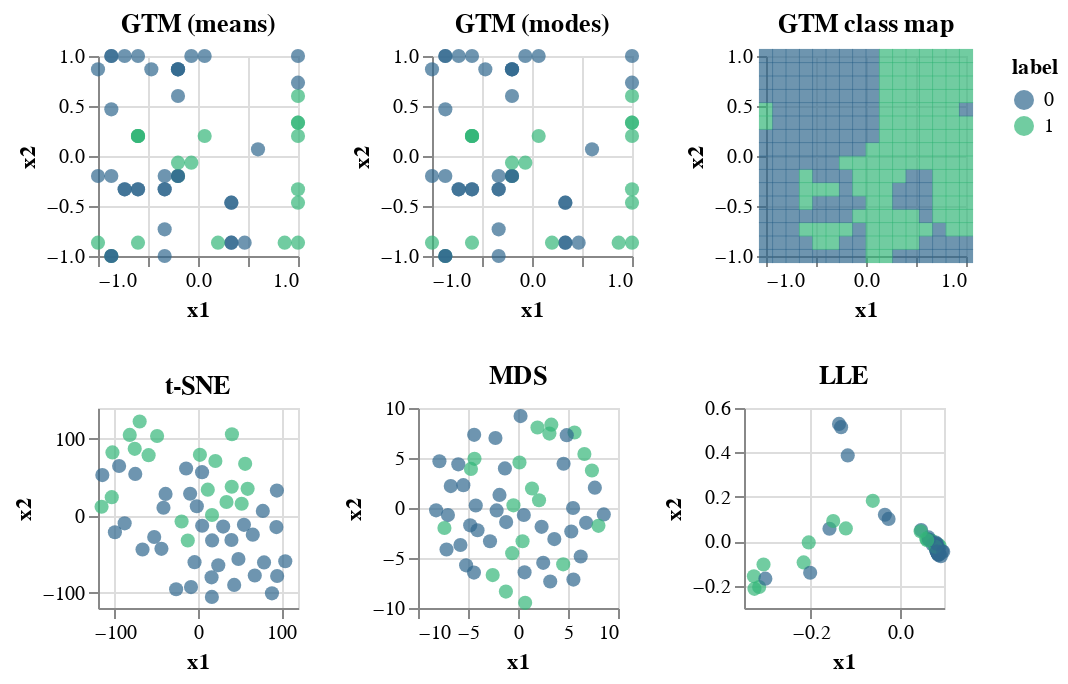

The notebook cell this image was saved under:
### Markdown cell above
##### Plot maps hand-written digits

### Code cell
man = manifold.TSNE(n_components=2, init='pca', random_state=0)
tsne = man.fit_transform(X_train)
man = manifold.MDS(max_iter=100, n_init=1, random_state=0)
mds = man.fit_transform(X_train)
man = manifold.LocallyLinearEmbedding(n_neighbors=20, n_components=2,
                                      eigen_solver='auto',
                                      method="standard",
                                      random_state=0)
lle = man.fit_transform(X_train)

# Construct GTM
gtm = eGTM().fit(X_train)
gtm_means = gtm.transform(X_train,model="means")
gtm_modes = gtm.transform(X_train,model="modes")

dgtm_modes = pd.DataFrame(gtm_modes, columns=["x1", "x2"])
dgtm_modes["label"] = y_train

gtm_modes = alt.Chart(dgtm_modes).mark_circle().encode(
    x='x1',
    y='x2',
    color=alt.Color('label:N',
                    scale=alt.Scale(scheme='viridis')),
    size=alt.value(50),
    tooltip=['x1','x2','label:N']
).properties(title = "GTM (modes)", width = 100, height = 100)

dgtm_means = pd.DataFrame(gtm_means, columns=["x1", "x2"])
dgtm_means["label"] = y_train

gtm_means = alt.Chart(dgtm_means).mark_circle().encode(
    x='x1',
    y='x2',
    color=alt.Color('label:N',
                    scale=alt.Scale(scheme='viridis')),
    size=alt.value(50),
    tooltip=['x1','x2','label:N']
).properties(title = "GTM (means)", width = 100, height = 100)

#Construct activity landscape
dfclassmap = pd.DataFrame(gtm_best.optimizedModel.matX, columns=["x1", "x2"])
dfclassmap["label"] = gtm_best.node_label

# Classification map
gtc = alt.Chart(dfclassmap).mark_square().encode(
    x='x1',
    y='x2',
    color=alt.Color('label:N',
                    scale=alt.Scale(scheme='viridis')),
    size=alt.value(50),
    tooltip=['x1','x2', 'label:N'],
    #opacity='density'
).properties(title = "GTM class map",width = 100, height = 100)

dtsne = pd.DataFrame(tsne, columns=["x1", "x2"])
dmds = pd.DataFrame(mds, columns=["x1", "x2"])
dlle = pd.DataFrame(lle, columns=["x1", "x2"])
dtsne["label"] = y_train
dmds["label"] = y_train
dlle["label"] = y_train

tsne = alt.Chart(dtsne).mark_circle().encode(
    x='x1',
    y='x2',
    color=alt.Color('label:N',
                    scale=alt.Scale(scheme='viridis')),
    size=alt.value(50),
    tooltip=['x1','x2','label:N']
).properties(title = "t-SNE", width = 100, height = 100)

mds = alt.Chart(dmds).mark_circle().encode(
    x='x1',
    y='x2',
    color=alt.Color('label:N',
                    scale=alt.Scale(scheme='viridis')),
    size=alt.value(50),
    tooltip=['x1','x2','label:N']
).properties(title = "MDS", width = 100, height = 100)

lle = alt.Chart(dlle).mark_circle().encode(
    x='x1',
    y='x2',
    color=alt.Color('label:N',
                    scale=alt.Scale(scheme='viridis')),
    size=alt.value(50),
    tooltip=['x1','x2','label:N']
).properties(title = "LLE", width = 100, height = 100)


gtm = gtm_means | gtm_modes | gtc
others = tsne | mds | lle

alt.vconcat(gtm, others)

### Figure 1 — Vega-Lite specification as saved in the notebook (floating-point values rounded to 4 significant figures; data arrays with more than 128 entries replaced by an {"elided": "..."} marker saying what was removed)
{"config": {"view": {"continuousWidth": 400, "continuousHeight": 300}}, "vconcat": [{"hconcat": [{"data": {"name": "data-77c10036fc49548cb7b01accf42add07"}, "mark": "circle", "encoding": {"color": {"type": "nominal", "field": "label", "scale": {"scheme": "viridis"}}, "size": {"value": 50}, "tooltip": [{"type": "quantitative", "field": "x1"}, {"type": "quantitative", "field": "x2"}, {"type": "nominal", "field": "label"}], "x": {"type": "quantitative", "field": "x1"}, "y": {"type": "quantitative", "field": "x2"}}, "height": 100, "title": "GTM (means)", "width": 100}, {"data": {"name": "data-dbc831225bd7e4c52a44f4ddad3e8cbd"}, "mark": "circle", "encoding": {"color": {"type": "nominal", "field": "label", "scale": {"scheme": "viridis"}}, "size": {"value": 50}, "tooltip": [{"type": "quantitative", "field": "x1"}, {"type": "quantitative", "field": "x2"}, {"type": "nominal", "field": "label"}], "x": {"type": "quantitative", "field": "x1"}, "y": {"type": "quantitative", "field": "x2"}}, "height": 100, "title": "GTM (modes)", "width": 100}, {"data": {"name": "data-d4a744cdf96706e81ca6003fd4afbe05"}, "mark": "square", "encoding": {"color": {"type": "nominal", "field": "label", "scale": {"scheme": "viridis"}}, "size": {"value": 50}, "tooltip": [{"type": "quantitative", "field": "x1"}, {"type": "quantitative", "field": "x2"}, {"type": "nominal", "field": "label"}], "x": {"type": "quantitative", "field": "x1"}, "y": {"type": "quantitative", "field": "x2"}}, "height": 100, "title": "GTM class map", "width": 100}]}, {"hconcat": [{"data": {"name": "data-4c4ca0e2bb3e6338a8b72f6a835e9d4a"}, "mark": "circle", "encoding": {"color": {"type": "nominal", "field": "label", "scale": {"scheme": "viridis"}}, "size": {"value": 50}, "tooltip": [{"type": "quantitative", "field": "x1"}, {"type": "quantitative", "field": "x2"}, {"type": "nominal", "field": "label"}], "x": {"type": "quantitative", "field": "x1"}, "y": {"type": "quantitative", "field": "x2"}}, "height": 100, "title": "t-SNE", "width": 100}, {"data": {"name": "data-2c32998162b6d6022e51d59fb4987a57"}, "mark": "circle", "encoding": {"color": {"type": "nominal", "field": "label", "scale": {"scheme": "viridis"}}, "size": {"value": 50}, "tooltip": [{"type": "quantitative", "field": "x1"}, {"type": "quantitative", "field": "x2"}, {"type": "nominal", "field": "label"}], "x": {"type": "quantitative", "field": "x1"}, "y": {"type": "quantitative", "field": "x2"}}, "height": 100, "title": "MDS", "width": 100}, {"data": {"name": "data-6b920584e1b2475086ff0a17e80c8c22"}, "mark": "circle", "encoding": {"color": {"type": "nominal", "field": "label", "scale": {"scheme": "viridis"}}, "size": {"value": 50}, "tooltip": [{"type": "quantitative", "field": "x1"}, {"type": "quantitative", "field": "x2"}, {"type": "nominal", "field": "label"}], "x": {"type": "quantitative", "field": "x1"}, "y": {"type": "quantitative", "field": "x2"}}, "height": 100, "title": "LLE", "width": 100}]}], "$schema": "https://vega.github.io/schema/vega-lite/v4.8.1.json", "datasets": {"data-77c10036fc49548cb7b01accf42add07": [{"x1": 0.6, "x2": 0.06667, "label": 0}, {"x1": -0.2, "x2": -0.2, "label": 1}, {"x1": 1.0, "x2": 0.2, "label": 1}, {"x1": -0.2, "x2": 0.8667, "label": 0}, {"x1": -0.6, "x2": 0.2, "label": 1}, {"x1": -1.0, "x2": -0.2, "label": 0}, {"x1": 1.0, "x2": 0.3333, "label": 1}, {"x1": -0.3333, "x2": -0.3333, "label": 0}, {"x1": -0.2, "x2": 0.8667, "label": 0}, {"x1": 1.0, "x2": 0.6, "label": 1}, {"x1": -0.8667, "x2": 1.0, "label": 0}, {"x1": -0.6, "x2": -0.3333, "label": 0}, {"x1": -0.3333, "x2": -0.3333, "label": 0}, {"x1": -0.6, "x2": 1.0, "label": 0}, {"x1": 1.0, "x2": 0.7333, "label": 0}, {"x1": -0.3333, "x2": -0.7333, "label": 0}, {"x1": 1.0, "x2": 0.3333, "label": 1}, {"x1": -0.6, "x2": -0.8667, "label": 1}, {"x1": -0.8667, "x2": -1.0, "label": 1}, {"x1": -1.0, "x2": -0.8667, "label": 1}, {"x1": -0.8667, "x2": -0.2, "label": 0}, {"x1": -0.4667, "x2": 0.8667, "label": 0}, {"x1": -0.06667, "x2": 1.0, "label": 0}, {"x1": -0.3333, "x2": -1.0, "label": 0}, {"x1": -0.6, "x2": 0.2002, "label": 1}, {"x1": 0.06667, "x2": 1.0, "label": 0}, {"x1": -0.06667, "x2": -0.06667, "label": 1}, {"x1": -0.8667, "x2": -1.0, "label": 0}, {"x1": -1.0, "x2": 0.8667, "label": 0}, {"x1": -0.8667, "x2": 0.4667, "label": 0}, {"x1": -0.7333, "x2": -0.3333, "label": 0}, {"x1": -0.2, "x2": 0.8667, "label": 0}, {"x1": -0.6, "x2": 0.2, "label": 1}, {"x1": 1.0, "x2": -0.4667, "label": 1}, {"x1": 0.8667, "x2": -0.8667, "label": 1}, {"x1": -0.6, "x2": -0.3333, "label": 0}, {"x1": -0.2, "x2": 0.6, "label": 0}, {"x1": -0.8667, "x2": 1.0, "label": 0}, {"x1": 0.4667, "x2": -0.8667, "label": 0}, {"x1": 1.0, "x2": -0.8667, "label": 1}, {"x1": -0.3333, "x2": -0.2, "label": 0}, {"x1": 0.3333, "x2": -0.4667, "label": 0}, {"x1": -0.2, "x2": -0.2, "label": 0}, {"x1": 0.3333, "x2": -0.8667, "label": 0}, {"x1": -0.6, "x2": 0.2, "label": 1}, {"x1": -0.8667, "x2": -1.0, "label": 0}, {"x1": 0.3333, "x2": -0.8667, "label": 0}, {"x1": -0.2, "x2": -0.2, "label": 0}, {"x1": -0.2, "x2": -0.06667, "label": 1}, {"x1": 0.06667, "x2": 0.2, "label": 1}, {"x1": 1.0, "x2": -0.3333, "label": 1}, {"x1": 0.3333, "x2": -0.4667, "label": 0}, {"x1": -0.7333, "x2": -0.3333, "label": 0}, {"x1": -0.7333, "x2": 1.0, "label": 0}, {"x1": 0.2, "x2": -0.8667, "label": 1}, {"x1": 1.0, "x2": 1.0, "label": 0}], "data-dbc831225bd7e4c52a44f4ddad3e8cbd": [{"x1": 0.6, "x2": 0.06667, "label": 0}, {"x1": -0.2, "x2": -0.2, "label": 1}, {"x1": 1.0, "x2": 0.2, "label": 1}, {"x1": -0.2, "x2": 0.8667, "label": 0}, {"x1": -0.6, "x2": 0.2, "label": 1}, {"x1": -1.0, "x2": -0.2, "label": 0}, {"x1": 1.0, "x2": 0.3333, "label": 1}, {"x1": -0.3333, "x2": -0.3333, "label": 0}, {"x1": -0.2, "x2": 0.8667, "label": 0}, {"x1": 1.0, "x2": 0.6, "label": 1}, {"x1": -0.8667, "x2": 1.0, "label": 0}, {"x1": -0.6, "x2": -0.3333, "label": 0}, {"x1": -0.3333, "x2": -0.3333, "label": 0}, {"x1": -0.6, "x2": 1.0, "label": 0}, {"x1": 1.0, "x2": 0.7333, "label": 0}, {"x1": -0.3333, "x2": -0.7333, "label": 0}, {"x1": 1.0, "x2": 0.3333, "label": 1}, {"x1": -0.6, "x2": -0.8667, "label": 1}, {"x1": -0.8667, "x2": -1.0, "label": 1}, {"x1": -1.0, "x2": -0.8667, "label": 1}, {"x1": -0.8667, "x2": -0.2, "label": 0}, {"x1": -0.4667, "x2": 0.8667, "label": 0}, {"x1": -0.06667, "x2": 1.0, "label": 0}, {"x1": -0.3333, "x2": -1.0, "label": 0}, {"x1": -0.6, "x2": 0.2, "label": 1}, {"x1": 0.06667, "x2": 1.0, "label": 0}, {"x1": -0.06667, "x2": -0.06667, "label": 1}, {"x1": -0.8667, "x2": -1.0, "label": 0}, {"x1": -1.0, "x2": 0.8667, "label": 0}, {"x1": -0.8667, "x2": 0.4667, "label": 0}, {"x1": -0.7333, "x2": -0.3333, "label": 0}, {"x1": -0.2, "x2": 0.8667, "label": 0}, {"x1": -0.6, "x2": 0.2, "label": 1}, {"x1": 1.0, "x2": -0.4667, "label": 1}, {"x1": 0.8667, "x2": -0.8667, "label": 1}, {"x1": -0.6, "x2": -0.3333, "label": 0}, {"x1": -0.2, "x2": 0.6, "label": 0}, {"x1": -0.8667, "x2": 1.0, "label": 0}, {"x1": 0.4667, "x2": -0.8667, "label": 0}, {"x1": 1.0, "x2": -0.8667, "label": 1}, {"x1": -0.3333, "x2": -0.2, "label": 0}, {"x1": 0.3333, "x2": -0.4667, "label": 0}, {"x1": -0.2, "x2": -0.2, "label": 0}, {"x1": 0.3333, "x2": -0.8667, "label": 0}, {"x1": -0.6, "x2": 0.2, "label": 1}, {"x1": -0.8667, "x2": -1.0, "label": 0}, {"x1": 0.3333, "x2": -0.8667, "label": 0}, {"x1": -0.2, "x2": -0.2, "label": 0}, {"x1": -0.2, "x2": -0.06667, "label": 1}, {"x1": 0.06667, "x2": 0.2, "label": 1}, {"x1": 1.0, "x2": -0.3333, "label": 1}, {"x1": 0.3333, "x2": -0.4667, "label": 0}, {"x1": -0.7333, "x2": -0.3333, "label": 0}, {"x1": -0.7333, "x2": 1.0, "label": 0}, {"x1": 0.2, "x2": -0.8667, "label": 1}, {"x1": 1.0, "x2": 1.0, "label": 0}], "data-d4a744cdf96706e81ca6003fd4afbe05": {"elided": "256 records"}, "data-4c4ca0e2bb3e6338a8b72f6a835e9d4a": [{"x1": -114.8, "x2": 52.75, "label": 0}, {"x1": 16.81, "x2": 0.9234, "label": 1}, {"x1": -81.91, "x2": 105.0, "label": 1}, {"x1": 16.65, "x2": -105.6, "label": 0}, {"x1": 34.2, "x2": 17.74, "label": 1}, {"x1": 77.79, "x2": 6.201, "label": 0}, {"x1": -59.26, "x2": 78.67, "label": 1}, {"x1": -41.43, "x2": 10.35, "label": 0}, {"x1": 16.27, "x2": -80.14, "label": 0}, {"x1": -102.7, "x2": 82.25, "label": 1}, {"x1": 79.24, "x2": -60.7, "label": 0}, {"x1": 94.07, "x2": -14.81, "label": 0}, {"x1": -38.93, "x2": 28.29, "label": 0}, {"x1": 104.7, "x2": -59.29, "label": 0}, {"x1": -94.67, "x2": 64.56, "label": 0}, {"x1": -1.423, "x2": 12.23, "label": 0}, {"x1": -75.94, "x2": 86.92, "label": 1}, {"x1": 11.75, "x2": 33.85, "label": 1}, {"x1": 2.294, "x2": 79.08, "label": 1}, {"x1": 20.86, "x2": 71.09, "label": 1}, {"x1": 40.13, "x2": -31.62, "label": 0}, {"x1": 43.42, "x2": -90.03, "label": 0}, {"x1": -8.379, "x2": -92.85, "label": 0}, {"x1": -9.441, "x2": 28.56, "label": 0}, {"x1": 59.56, "x2": 34.87, "label": 1}, {"x1": -26.25, "x2": -95.58, "label": 0}, {"x1": -12.25, "x2": -32.29, "label": 1}, {"x1": 4.876, "x2": 56.57, "label": 0}, {"x1": 88.75, "x2": -101.0, "label": 0}, {"x1": 48.53, "x2": -56.29, "label": 0}, {"x1": 65.76, "x2": -24.63, "label": 0}, {"x1": 24.32, "x2": -64.4, "label": 0}, {"x1": 52.41, "x2": 15.51, "label": 1}, {"x1": -49.08, "x2": 103.6, "label": 1}, {"x1": -103.5, "x2": 24.1, "label": 1}, {"x1": 30.22, "x2": -14.2, "label": 0}, {"x1": -4.155, "x2": -60.45, "label": 0}, {"x1": 68.13, "x2": -77.8, "label": 0}, {"x1": -66.58, "x2": -43.96, "label": 0}, {"x1": -115.7, "x2": 11.64, "label": 1}, {"x1": 94.67, "x2": 32.67, "label": 0}, {"x1": -88.02, "x2": -9.936, "label": 0}, {"x1": 16.93, "x2": -32.1, "label": 0}, {"x1": -52.55, "x2": -27.7, "label": 0}, {"x1": 40.46, "x2": 37.64, "label": 1}, {"x1": -14.25, "x2": 61.33, "label": 0}, {"x1": -43.88, "x2": -43.06, "label": 0}, {"x1": 4.985, "x2": -13.08, "label": 0}, {"x1": -19.69, "x2": -7.516, "label": 1}, {"x1": 40.71, "x2": 105.9, "label": 1}, {"x1": -70.01, "x2": 122.4, "label": 1}, {"x1": -99.72, "x2": -21.47, "label": 0}, {"x1": 55.14, "x2": -11.88, "label": 0}, {"x1": 94.99, "x2": -78.46, "label": 0}, {"x1": 56.6, "x2": 67.38, "label": 1}, {"x1": -75.26, "x2": 54.28, "label": 0}], "data-2c32998162b6d6022e51d59fb4987a57": [{"x1": 4.558, "x2": 4.43, "label": 0}, {"x1": -0.455, "x2": 0.2672, "label": 1}, {"x1": 3.332, "x2": 8.335, "label": 1}, {"x1": -2.255, "x2": 7.001, "label": 0}, {"x1": 2.104, "x2": 0.7763, "label": 1}, {"x1": 2.359, "x2": -1.883, "label": 0}, {"x1": 1.948, "x2": 8.051, "label": 1}, {"x1": -5.758, "x2": -3.704, "label": 0}, {"x1": -1.308, "x2": 3.958, "label": 0}, {"x1": 5.652, "x2": 7.548, "label": 1}, {"x1": 6.272, "x2": -4.849, "label": 0}, {"x1": -5.971, "x2": 4.364, "label": 0}, {"x1": -7.006, "x2": -0.7076, "label": 0}, {"x1": -4.383, "x2": 7.316, "label": 0}, {"x1": 4.875, "x2": 7.285, "label": 0}, {"x1": -1.852, "x2": 1.311, "label": 0}, {"x1": 3.142, "x2": 7.441, "label": 1}, {"x1": -7.357, "x2": -2.002, "label": 1}, {"x1": -4.704, "x2": 3.908, "label": 1}, {"x1": -4.35, "x2": 4.916, "label": 1}, {"x1": -4.223, "x2": 0.2551, "label": 0}, {"x1": 2.523, "x2": -5.482, "label": 0}, {"x1": 6.81, "x2": -1.485, "label": 0}, {"x1": -2.8, "x2": -3.324, "label": 0}, {"x1": -0.582, "x2": -4.514, "label": 1}, {"x1": 8.58, "x2": -0.6417, "label": 0}, {"x1": 4.52, "x2": -5.634, "label": 1}, {"x1": -5.465, "x2": 2.287, "label": 0}, {"x1": 5.542, "x2": -7.158, "label": 0}, {"x1": 0.6559, "x2": -6.433, "label": 0}, {"x1": -4.05, "x2": -2.226, "label": 0}, {"x1": 3.633, "x2": -3.107, "label": 0}, {"x1": 0.4546, "x2": -3.327, "label": 1}, {"x1": 7.394, "x2": 3.749, "label": 1}, {"x1": 8.045, "x2": -1.786, "label": 1}, {"x1": -2.136, "x2": -0.2396, "label": 0}, {"x1": 5.327, "x2": -2.354, "label": 0}, {"x1": 3.222, "x2": -7.355, "label": 0}, {"x1": -4.405, "x2": -6.458, "label": 0}, {"x1": -1.211, "x2": -8.357, "label": 1}, {"x1": -7.148, "x2": -4.153, "label": 0}, {"x1": -7.858, "x2": 4.677, "label": 0}, {"x1": 0.5818, "x2": -0.6963, "label": 0}, {"x1": -5.19, "x2": -5.737, "label": 0}, {"x1": 1.4, "x2": 1.949, "label": 1}, {"x1": -6.725, "x2": 2.188, "label": 0}, {"x1": -8.19, "x2": -0.2353, "label": 0}, {"x1": -1.185, "x2": -1.41, "label": 0}, {"x1": -2.533, "x2": -6.712, "label": 1}, {"x1": 0.716, "x2": -9.481, "label": 1}, {"x1": 6.639, "x2": 5.403, "label": 1}, {"x1": 7.685, "x2": 2.035, "label": 0}, {"x1": -4.781, "x2": -1.737, "label": 0}, {"x1": 5.505, "x2": 0.0008323, "label": 0}, {"x1": 0.1469, "x2": 4.549, "label": 1}, {"x1": 0.2559, "x2": 9.191, "label": 0}], "data-6b920584e1b2475086ff0a17e80c8c22": [{"x1": -0.1577, "x2": 0.05669, "label": 0}, {"x1": 0.06648, "x2": 0.007341, "label": 1}, {"x1": -0.3159, "x2": -0.2054, "label": 1}, {"x1": 0.09282, "x2": -0.0666, "label": 0}, {"x1": 0.0804, "x2": -0.02483, "label": 1}, {"x1": 0.0814, "x2": -0.01895, "label": 0}, {"x1": -0.3061, "x2": -0.1041, "label": 1}, {"x1": 0.08098, "x2": -0.01322, "label": 0}, {"x1": 0.08523, "x2": -0.05255, "label": 0}, {"x1": -0.3277, "x2": -0.1574, "label": 1}, {"x1": 0.08863, "x2": -0.05884, "label": 0}, {"x1": 0.08617, "x2": -0.0275, "label": 0}, {"x1": 0.07916, "x2": -0.01012, "label": 0}, {"x1": 0.08695, "x2": -0.05565, "label": 0}, {"x1": -0.3019, "x2": -0.1679, "label": 0}, {"x1": 0.0653, "x2": 0.0178, "label": 0}, {"x1": -0.3265, "x2": -0.2138, "label": 1}, {"x1": 0.0724, "x2": 0.002349, "label": 1}, {"x1": 0.08594, "x2": -0.01325, "label": 1}, {"x1": 0.09031, "x2": -0.02141, "label": 1}, {"x1": 0.08811, "x2": -0.03627, "label": 0}, {"x1": 0.08831, "x2": -0.05307, "label": 0}, {"x1": 0.08744, "x2": -0.06137, "label": 0}, {"x1": 0.04857, "x2": 0.05055, "label": 0}, {"x1": 0.08297, "x2": -0.02909, "label": 1}, {"x1": 0.08602, "x2": -0.05477, "label": 0}, {"x1": 0.05994, "x2": 0.01216, "label": 1}, {"x1": 0.08192, "x2": -0.005819, "label": 0}, {"x1": 0.08376, "x2": -0.04321, "label": 0}, {"x1": 0.08306, "x2": -0.03875, "label": 0}, {"x1": 0.09564, "x2": -0.0445, "label": 0}, {"x1": 0.08572, "x2": -0.05391, "label": 0}, {"x1": 0.08204, "x2": -0.02929, "label": 1}, {"x1": -0.2043, "x2": -0.004868, "label": 1}, {"x1": -0.1493, "x2": 0.09166, "label": 1}, {"x1": 0.08601, "x2": -0.02718, "label": 0}, {"x1": 0.08212, "x2": -0.03896, "label": 0}, {"x1": 0.08758, "x2": -0.05768, "label": 0}, {"x1": -0.1166, "x2": 0.3868, "label": 0}, {"x1": -0.1208, "x2": 0.05803, "label": 1}, {"x1": 0.08186, "x2": -0.0175, "label": 0}, {"x1": -0.0247, "x2": 0.1008, "label": 0}, {"x1": 0.07435, "x2": -0.01374, "label": 0}, {"x1": -0.1362, "x2": 0.5284, "label": 0}, {"x1": 0.08084, "x2": -0.02452, "label": 1}, {"x1": 0.08366, "x2": -0.01089, "label": 0}, {"x1": -0.1315, "x2": 0.5139, "label": 0}, {"x1": 0.06568, "x2": 0.007923, "label": 0}, {"x1": 0.06216, "x2": 0.005238, "label": 1}, {"x1": 0.04739, "x2": 0.04495, "label": 1}, {"x1": -0.2158, "x2": -0.0948, "label": 1}, {"x1": -0.033, "x2": 0.1197, "label": 0}, {"x1": 0.0983, "x2": -0.04726, "label": 0}, {"x1": 0.08379, "x2": -0.04625, "label": 0}, {"x1": -0.0602, "x2": 0.1822, "label": 1}, {"x1": -0.2011, "x2": -0.1414, "label": 0}]}}
